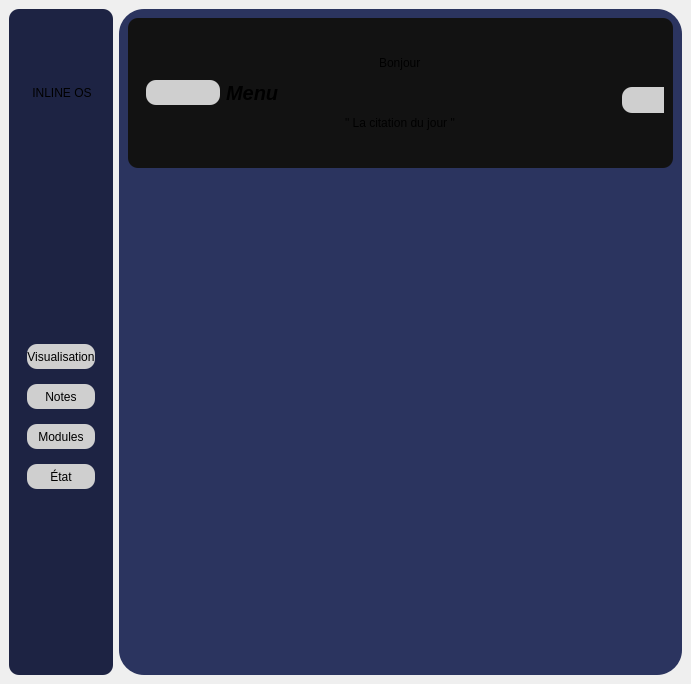
<?xml version="1.0" encoding="UTF-8"?>
<ui version="4.0">
 <class>MainWindow</class>
 <widget class="QMainWindow" name="MainWindow">
  <property name="geometry">
   <rect>
    <x>0</x>
    <y>0</y>
    <width>691</width>
    <height>684</height>
   </rect>
  </property>
  <property name="windowTitle">
   <string>MainWindow</string>
  </property>
  <widget class="QWidget" name="centralwidget">
   <property name="layoutDirection">
    <enum>Qt::LayoutDirection::LeftToRight</enum>
   </property>
   <property name="styleSheet">
    <string notr="true">#leftMenu{
	background-color: rgb(29, 35, 67);
	border-radius: 10px;
}


#homePage{
	background-color: rgb(43, 52, 95);
	border-radius: 25px;
}



#headerFrame{
	background-color: rgb(18, 18, 18);	
	border-radius: 10px;
}


QPushButton{
	min-height: 25px;
    background-color: rgb(207, 207, 207);
    border-radius: 10px;
	color: black;
	font: 900 10pt &quot;Seorge UI&quot;;
	
}</string>
   </property>
   <layout class="QHBoxLayout" name="horizontalLayout">
    <item>
     <widget class="QWidget" name="leftMenu" native="true">
      <property name="maximumSize">
       <size>
        <width>200</width>
        <height>16777215</height>
       </size>
      </property>
      <property name="layoutDirection">
       <enum>Qt::LayoutDirection::LeftToRight</enum>
      </property>
      <property name="styleSheet">
       <string notr="true"/>
      </property>
      <layout class="QVBoxLayout" name="verticalLayout_3">
       <property name="spacing">
        <number>0</number>
       </property>
       <property name="sizeConstraint">
        <enum>QLayout::SizeConstraint::SetDefaultConstraint</enum>
       </property>
       <property name="topMargin">
        <number>9</number>
       </property>
       <property name="rightMargin">
        <number>9</number>
       </property>
       <property name="bottomMargin">
        <number>9</number>
       </property>
       <item>
        <widget class="QWidget" name="intro" native="true">
         <property name="maximumSize">
          <size>
           <width>16777215</width>
           <height>150</height>
          </size>
         </property>
         <layout class="QVBoxLayout" name="verticalLayout_4">
          <item alignment="Qt::AlignmentFlag::AlignHCenter">
           <widget class="QLabel" name="inlineLabel">
            <property name="text">
             <string> INLINE OS</string>
            </property>
           </widget>
          </item>
         </layout>
        </widget>
       </item>
       <item alignment="Qt::AlignmentFlag::AlignVCenter">
        <widget class="QWidget" name="buttons" native="true">
         <layout class="QVBoxLayout" name="verticalLayout_5">
          <property name="spacing">
           <number>15</number>
          </property>
          <item>
           <widget class="QPushButton" name="visualizationButton">
            <property name="sizePolicy">
             <sizepolicy hsizetype="Minimum" vsizetype="Fixed">
              <horstretch>0</horstretch>
              <verstretch>0</verstretch>
             </sizepolicy>
            </property>
            <property name="text">
             <string>Visualisation</string>
            </property>
           </widget>
          </item>
          <item>
           <widget class="QPushButton" name="notesButton">
            <property name="sizePolicy">
             <sizepolicy hsizetype="Minimum" vsizetype="Fixed">
              <horstretch>0</horstretch>
              <verstretch>0</verstretch>
             </sizepolicy>
            </property>
            <property name="text">
             <string>Notes</string>
            </property>
           </widget>
          </item>
          <item>
           <widget class="QPushButton" name="modulesButton">
            <property name="sizePolicy">
             <sizepolicy hsizetype="Minimum" vsizetype="Fixed">
              <horstretch>0</horstretch>
              <verstretch>0</verstretch>
             </sizepolicy>
            </property>
            <property name="text">
             <string>Modules</string>
            </property>
           </widget>
          </item>
          <item>
           <widget class="QPushButton" name="stateButton">
            <property name="sizePolicy">
             <sizepolicy hsizetype="Minimum" vsizetype="Fixed">
              <horstretch>0</horstretch>
              <verstretch>0</verstretch>
             </sizepolicy>
            </property>
            <property name="text">
             <string>État</string>
            </property>
           </widget>
          </item>
         </layout>
        </widget>
       </item>
      </layout>
     </widget>
    </item>
    <item>
     <widget class="QStackedWidget" name="stackedWidget">
      <property name="maximumSize">
       <size>
        <width>16777215</width>
        <height>16777215</height>
       </size>
      </property>
      <property name="autoFillBackground">
       <bool>false</bool>
      </property>
      <widget class="QWidget" name="homePage">
       <property name="autoFillBackground">
        <bool>false</bool>
       </property>
       <layout class="QVBoxLayout" name="verticalLayout">
        <item>
         <widget class="QWidget" name="headerFrame" native="true">
          <property name="maximumSize">
           <size>
            <width>16777215</width>
            <height>150</height>
           </size>
          </property>
          <layout class="QHBoxLayout" name="horizontalLayout_3">
           <item>
            <widget class="QWidget" name="MenuFrame" native="true">
             <layout class="QHBoxLayout" name="horizontalLayout_4">
              <item>
               <widget class="QPushButton" name="menuButton">
                <property name="text">
                 <string/>
                </property>
                <property name="icon">
                 <iconset resource="../../../../assets/resources.qrc">
                  <normaloff>:/icons/icons/menu.svg</normaloff>:/icons/icons/menu.svg</iconset>
                </property>
                <property name="iconSize">
                 <size>
                  <width>32</width>
                  <height>32</height>
                 </size>
                </property>
               </widget>
              </item>
              <item>
               <widget class="QLabel" name="menuLabel">
                <property name="font">
                 <font>
                  <pointsize>15</pointsize>
                  <italic>true</italic>
                  <bold>true</bold>
                  <underline>false</underline>
                  <strikeout>false</strikeout>
                 </font>
                </property>
                <property name="cursor">
                 <cursorShape>ArrowCursor</cursorShape>
                </property>
                <property name="mouseTracking">
                 <bool>false</bool>
                </property>
                <property name="text">
                 <string>Menu</string>
                </property>
               </widget>
              </item>
             </layout>
            </widget>
           </item>
           <item>
            <widget class="QWidget" name="welcomeFrame" native="true">
             <layout class="QVBoxLayout" name="verticalLayout_2">
              <item alignment="Qt::AlignmentFlag::AlignHCenter">
               <widget class="QLabel" name="welcomeLabel">
                <property name="text">
                 <string>Bonjour</string>
                </property>
               </widget>
              </item>
              <item alignment="Qt::AlignmentFlag::AlignHCenter">
               <widget class="QLabel" name="citationLabel">
                <property name="text">
                 <string>&quot; La citation du jour &quot;</string>
                </property>
               </widget>
              </item>
             </layout>
            </widget>
           </item>
           <item>
            <widget class="QWidget" name="userFrame" native="true">
             <widget class="QPushButton" name="userButton">
              <property name="geometry">
               <rect>
                <x>130</x>
                <y>60</y>
                <width>81</width>
                <height>26</height>
               </rect>
              </property>
              <property name="autoFillBackground">
               <bool>false</bool>
              </property>
              <property name="text">
               <string/>
              </property>
              <property name="icon">
               <iconset resource="../../../../assets/resources.qrc">
                <normaloff>:/icons/icons/user.svg</normaloff>:/icons/icons/user.svg</iconset>
              </property>
              <property name="iconSize">
               <size>
                <width>20</width>
                <height>32</height>
               </size>
              </property>
             </widget>
            </widget>
           </item>
          </layout>
         </widget>
        </item>
        <item>
         <widget class="QWidget" name="mainFrame" native="true">
          <property name="autoFillBackground">
           <bool>false</bool>
          </property>
          <layout class="QHBoxLayout" name="horizontalLayout_2">
           <item>
            <widget class="QWidget" name="widget" native="true"/>
           </item>
           <item>
            <widget class="QWidget" name="calendar" native="true"/>
           </item>
          </layout>
         </widget>
        </item>
       </layout>
      </widget>
      <widget class="QWidget" name="page_4"/>
     </widget>
    </item>
   </layout>
  </widget>
 </widget>
 <resources>
  <include location="../../../../assets/resources.qrc"/>
 </resources>
 <connections/>
</ui>
